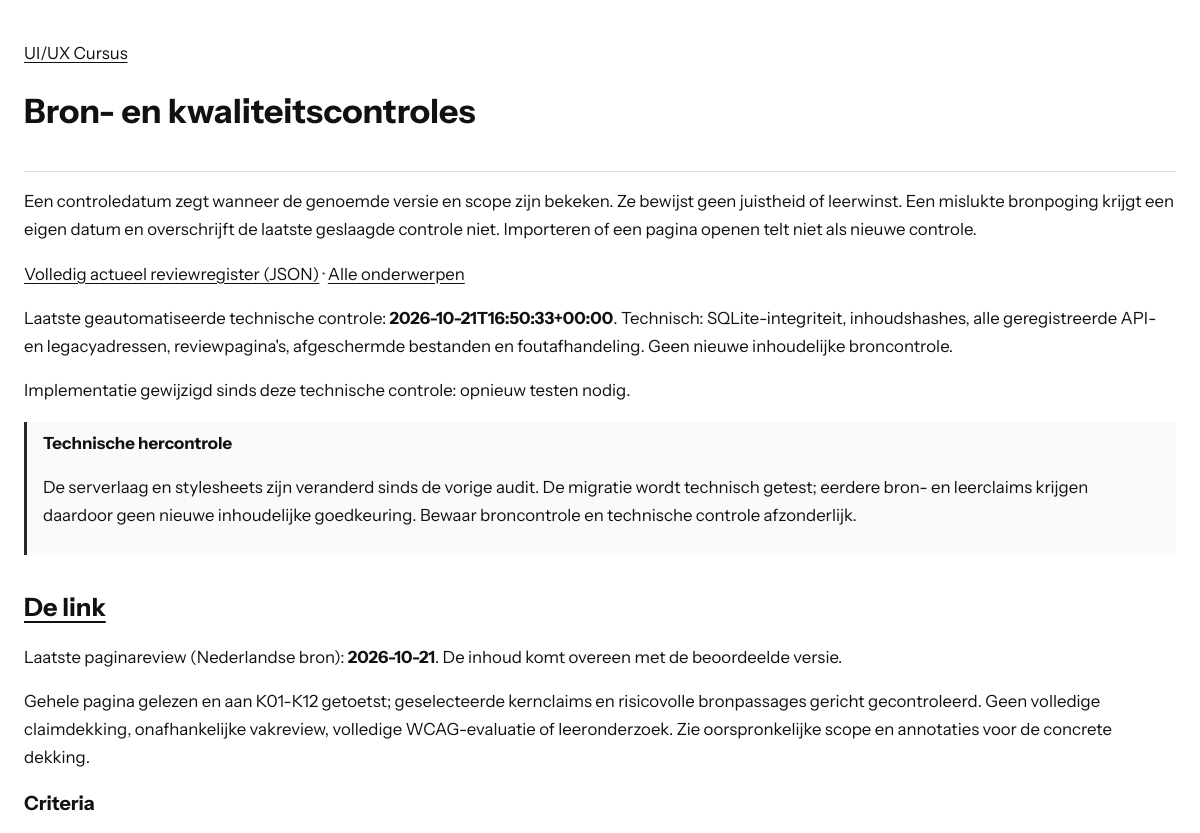
Page /checks.php?topic=les-de-link (upper part) on the earlier database version.
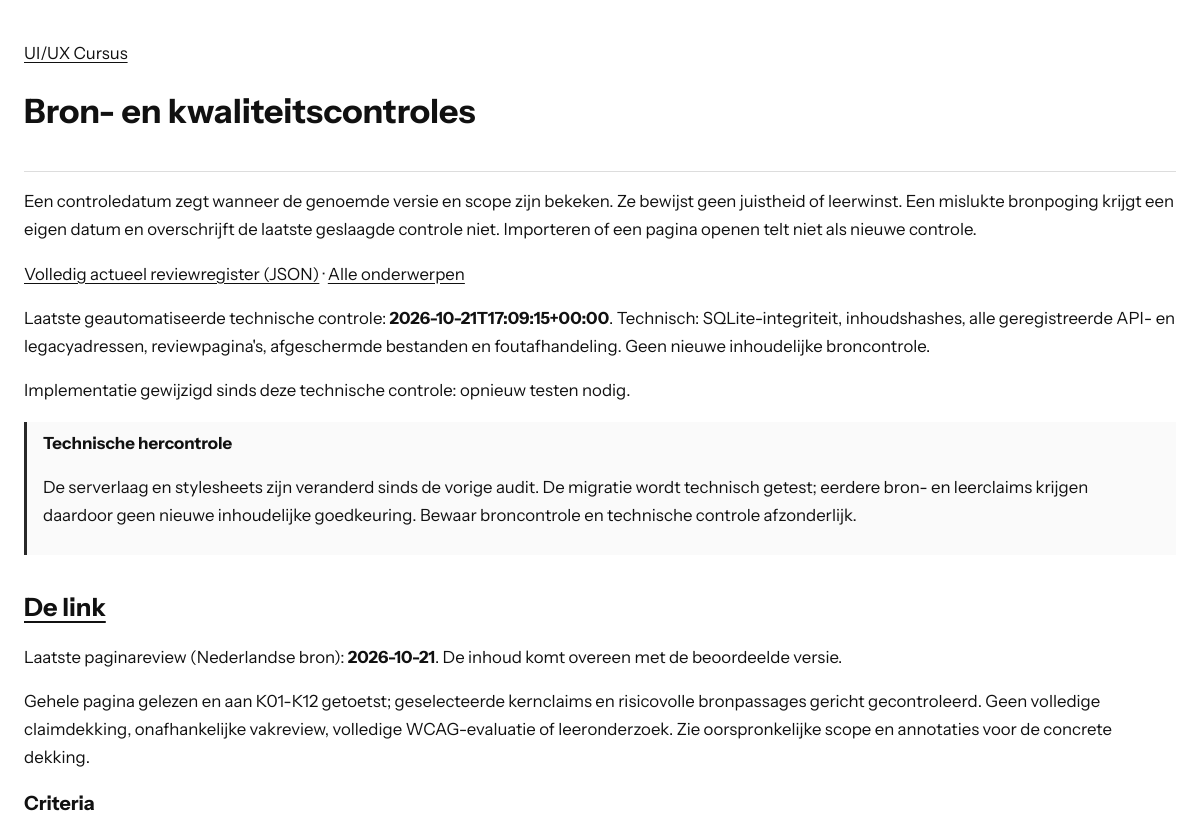
Same page on the later database version.
### tables this page shows
CREATE TABLE metadata (key TEXT PRIMARY KEY, value TEXT NOT NULL);

### lib/course.php (called while the page is built, shortened)
<?php
function course_decode(string $value): array
{
    return json_decode($value, true, 512, JSON_THROW_ON_ERROR);
}
function course_meta(PDO $db, string $key): array
{
    $q = $db->prepare('SELECT value FROM metadata WHERE key = ?');
    $q->execute([$key]);
    $value = $q->fetchColumn();
    return $value === false ? [] : course_decode($value);
}
function course_topics(PDO $db): array
{
    $q = $db->prepare('SELECT id, metadata_json FROM topics ORDER BY position');
    $q->execute();
    return array_map(static function (array $row): array {
        $topic = course_decode($row['metadata_json']);
        $topic['contentFile'] = 'api.php?resource=content&id=' . rawurlencode($row['id']) . '&lang=nl';
        return $topic;
    }, $q->fetchAll());
}
function course_review(PDO $db, string $id): ?array
{
    $q = $db->prepare('SELECT p.*, c.content_hash FROM page_reviews p JOIN contents c ON c.topic_id=p.topic_id AND c.lang=? WHERE p.topic_id=?');
    $q->execute(['nl', $id]);
    $row = $q->fetch();
    $review = course_decode($row['review_json']);
    $review['review_language'] = 'nl';
    $review['last_checked_at'] = $row['last_checked_at'];
    $review['checked_hash'] = $row['checked_hash'];
    $review['current_hash'] = $row['content_hash'];
    $review['needs_content_review'] = $row['checked_hash'] !== $row['content_hash'];
    $q = $db->prepare('SELECT * FROM criterion_checks WHERE topic_id=? ORDER BY criterion');
    $q->execute([$id]);
    foreach ($q as $item) {
        $review['criteria'][$item['criterion']] = [
            'status' => $item['status'], 'evidence' => $item['evidence'],
            'last_checked_at' => $item['last_checked_at'], 'checked_hash' => $item['checked_hash'],
            'needs_review' => $item['checked_hash'] !== $row['content_hash'],
        ];
    }
    $q = $db->prepare('SELECT * FROM claims WHERE topic_id=? ORDER BY id');
    $q->execute([$id]);
    $review['claims'] = [];
    foreach ($q as $item) {
        $claim = course_decode($item['claim_json']);
        $claim['verification'] = $item['verification'];
        $claim['last_attempted_at'] = $item['last_attempted_at'];
        $claim['last_checked_at'] = $item['last_checked_at'];
        $claim['checked_hash'] = $item['checked_hash'];
        $claim['needs_review'] = $item['last_checked_at'] === null || $item['checked_hash'] !== $row['content_hash'];
        $review['claims'][] = $claim;
    }
    return $review;
}
function course_dependencies(PDO $db): array
{
    $expected = course_meta($db, 'audit')['dependency_hashes'] ?? [];
    $result = [];
    foreach ($expected as $file => $hash) {
        $path = COURSE_ROOT . '/' . $file;
        $current = is_file($path) ? hash_file('sha256', $path) : null;
        $result[] = ['file' => $file, 'checked_hash' => $hash, 'current_hash' => $current, 'needs_review' => $current !== $hash];
    }
    return $result;
}
function course_e(mixed $text): string
{
    return htmlspecialchars((string)$text, ENT_QUOTES | ENT_SUBSTITUTE, 'UTF-8');
}
function course_slug(mixed $value): ?string
{
    return is_string($value) && preg_match('/\A[a-z0-9]+(?:-[a-z0-9]+)*\z/D', $value) ? $value : null;
}

### checks.php (the view, shortened to what this page needs)
<?php
require_once __DIR__ . '/lib/course.php';
try {
    $db = course_db();
    $topics = course_topics($db);
    $selected = isset($_GET['topic']) ? course_slug($_GET['topic']) : null;
    $review = $selected !== null ? course_review($db, $selected) : null;
    $reviews = $selected === null ? course_reviews($db)['records'] : [$review];
} catch (Throwable $error) {
    error_log('Course checks: ' . $error->getMessage());
    http_response_code(503);
    exit('De controles zijn tijdelijk niet beschikbaar.');
}
?>
<!doctype html>
<html lang="nl"><head><meta charset="utf-8"><meta name="viewport" content="width=device-width,initial-scale=1">
<title>Bron- en kwaliteitscontroles - UI/UX Cursus</title><link rel="stylesheet" href="styles/checks.css?v=instrument1"></head>
<body><header><a href="index.php">UI/UX Cursus</a><h1>Bron- en kwaliteitscontroles</h1></header><main>
<p>Een controledatum zegt wanneer de genoemde versie en scope zijn bekeken. Ze bewijst geen juistheid of leerwinst. Een mislukte bronpoging krijgt een eigen datum en overschrijft de laatste geslaagde controle niet. Importeren of een pagina openen telt niet als nieuwe controle.</p>
<p><a href="api.php?resource=reviews">Volledig actueel reviewregister (JSON)</a> · <a href="checks.php">Alle onderwerpen</a></p>
<?php $technical = course_meta($db, 'technical_validation'); if ($technical): ?>
<p>Laatste geautomatiseerde technische controle: <strong><?= course_e($technical['validated_at']) ?></strong>. <?= course_e($technical['scope']) ?></p>
<?php $technicalChanged = array_filter($technical['file_hashes'], static fn(string $hash, string $file): bool => !is_file(COURSE_ROOT . '/' . $file) || hash_file('sha256', COURSE_ROOT . '/' . $file) !== $hash, ARRAY_FILTER_USE_BOTH); if ($technicalChanged): ?><p>Implementatie gewijzigd sinds deze technische controle: opnieuw testen nodig.</p><?php endif; ?>
<?php endif; ?>
<?php $changed = array_filter(course_dependencies($db), static fn(array $r): bool => $r['needs_review']); ?>
<?php if ($changed): ?><aside><strong>Technische hercontrole</strong><p>De serverlaag en stylesheets zijn veranderd sinds de vorige audit. De migratie wordt technisch getest; eerdere bron- en leerclaims krijgen daardoor geen nieuwe inhoudelijke goedkeuring. Bewaar broncontrole en technische controle afzonderlijk.</p></aside><?php endif; ?>
<?php foreach ($reviews as $item): ?>
<section><h2><a href="index.php?topic=<?= course_e($item['id']) ?>#<?= course_e($item['id']) ?>"><?= course_e(array_values(array_filter($topics, static fn(array $t): bool => $t['id'] === $item['id']))[0]['titel']) ?></a></h2>
<p>Laatste paginareview (Nederlandse bron): <strong><?= course_e($item['last_checked_at'] ?? 'nog niet gecontroleerd') ?></strong>. <?= !$item['last_checked_at'] ? 'Nog niet inhoudelijk beoordeeld.' : ($item['needs_content_review'] ? 'Inhoud gewijzigd sinds deze review: hercontrole nodig.' : 'De inhoud komt overeen met de beoordeelde versie.') ?></p>
<p><?= course_e($item['review_scope'] ?? '') ?></p>
<?php if ($selected === null): ?><p><a href="checks.php?topic=<?= course_e($item['id']) ?>">Bekijk criteria, bronclaims en controledatums</a></p><?php else: ?>
<h3>Criteria</h3>
<?php endif; ?></section>
<?php endforeach; ?>
</main></body></html>

### styles/checks.css (style rules this page uses)
:root { color-scheme: light; }
body { max-width: 76rem; margin: auto; padding: 1.5rem; color: #111; background: white; font: 1.05rem/1.65 "Instrument Sans",system-ui,sans-serif; }
h1,h2,h3,h4 { font-family: "Instrument Sans",system-ui,sans-serif; line-height: 1.25; overflow-wrap: anywhere; }
header,section,article { padding-block: 1rem; border-bottom: 1px solid #ddd; }
a { color: inherit; text-underline-offset: .2em; }
aside { border-left: 3px solid #292929; padding: .5rem 1rem; background: #fafafa; }

Differences in the rows shown:
changed metadata: value "2026-10-21T16:50:33+00:00" → "2026-10-21T17:09:15+00:00"
